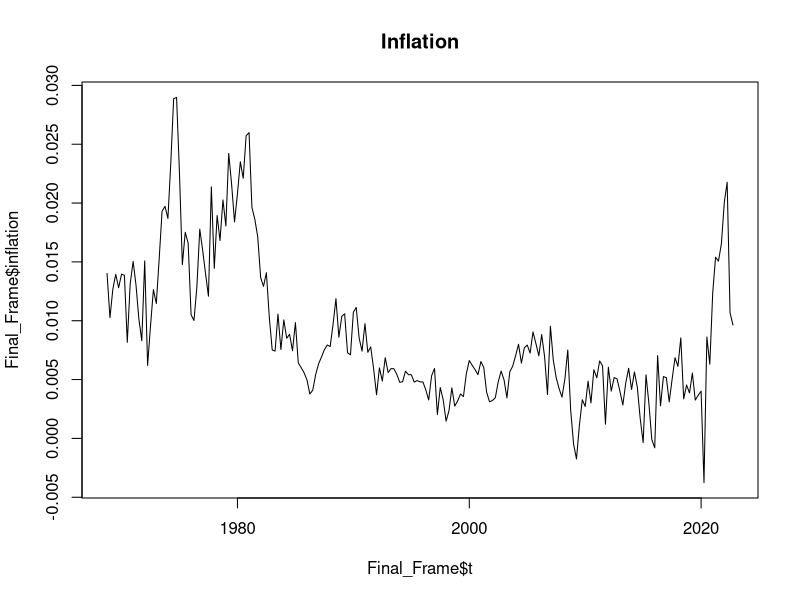
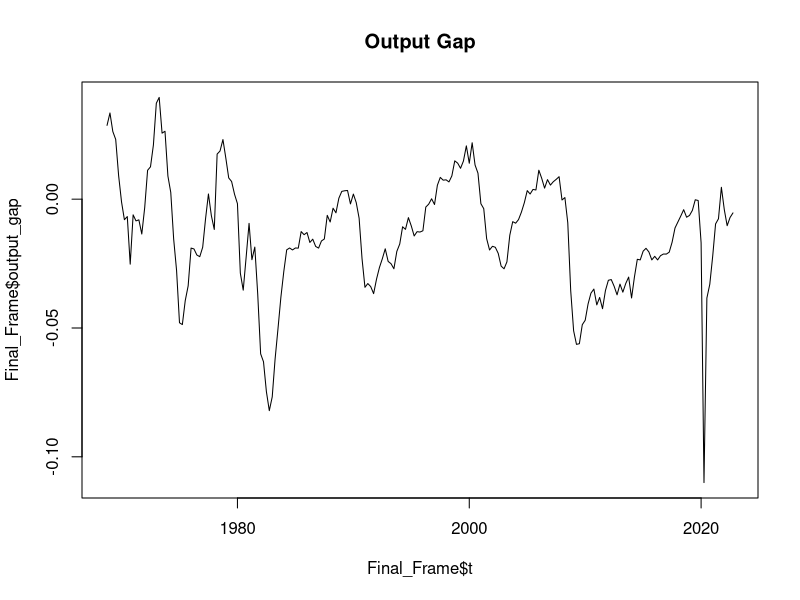

R code for these plots, in order:
## ---- chunk 1
knitr::opts_chunk$set(echo = TRUE)
knitr::opts_chunk$set(warning = FALSE, message = FALSE) 
library(readxl) # Read Excel file (duh)
library(zoo) # for as.quarter
library(MASS)# for multivariate normal dist.

# library(tidyverse) # read_csv
## ---- chunk 2

E_P = read_excel("E_PGDP.xlsx");
E_P$DATE <- as.Date(as.yearqtr(paste0(E_P$YEAR, "-", E_P$QUARTER)))
E_P = transform(E_P, PGDP6 = as.numeric(PGDP6))
#head(subset(E_P, select = c(DATE, PGDP1, PGDP2, PGDP3, PGDP4, PGDP5, PGDP6)))
Y=nrow(E_P)
## ---- chunk 3
inflation  = log(E_P$PGDP2) -log(E_P$PGDP1)
## ---- chunk 4
pi_plus1  = log(E_P$PGDP3) -log(E_P$PGDP2)
## ---- chunk 5
pi_plus2 = log(E_P$PGDP4) -log(E_P$PGDP3)
## ---- chunk 6
pi_plus3  = log(E_P$PGDP5) -log(E_P$PGDP4)
## ---- chunk 7
pi_plus4 = log(E_P$PGDP6) -log(E_P$PGDP5)
## ---- chunk 8
expectations_inflation= data.frame(
t = E_P$DATE,
expectations_inflation_less1 = c(NA,inflation)[1:Y],
expectations_inflation_less2 = c(NA,NA,pi_plus1)[1:Y],
expectations_inflation_less3 = c(NA,NA,NA,pi_plus2)[1:Y],
expectations_inflation_less4 = c(NA,NA,NA,NA,pi_plus3)[1:Y],
expectations_inflation_less5 = c(NA,NA,NA,NA,NA,pi_plus4)[1:Y]
)
head(expectations_inflation,6)
## ---- chunk 9

E_RGDP = read_excel("Median_RGDP_Level.xlsx");
E_RGDP$DATE <- as.Date(as.yearqtr(paste0(E_RGDP$YEAR, "-", E_RGDP$QUARTER)))
E_RGDP = transform(E_RGDP, RGDP6 = as.numeric(RGDP6))

#head(subset(E_RGDP, select = c(DATE, RGDP1, RGDP2, RGDP3, RGDP4, RGDP5, RGDP6)))
Y=nrow(E_RGDP)
## ---- chunk 10
delta_y  = log(E_RGDP$RGDP2) -log(E_RGDP$RGDP1)
## ---- chunk 11
delta_y_plus1  = log(E_RGDP$RGDP3) -log(E_RGDP$RGDP2)
## ---- chunk 12
delta_y_plus2 = log(E_RGDP$RGDP4) -log(E_RGDP$RGDP3)
## ---- chunk 13
delta_y_plus3  = log(E_RGDP$RGDP5) -log(E_RGDP$RGDP4)
## ---- chunk 14
delta_y_plus4 = log(E_RGDP$RGDP6) -log(E_RGDP$RGDP5)
## ---- chunk 15
expectations_change_output= data.frame(
t = E_RGDP$DATE,
expectations_change_output_less1 = c(NA,delta_y)[1:Y],
expectations_change_output_less2 = c(NA,NA,delta_y_plus1)[1:Y],
expectations_change_output_less3 = c(NA,NA,NA,delta_y_plus2)[1:Y],
expectations_change_output_less4 = c(NA,NA,NA,NA,delta_y_plus3)[1:Y],
expectations_change_output_less5 = c(NA,NA,NA,NA,NA,delta_y_plus4)[1:Y]
)
head(expectations_change_output,6)
## ---- chunk 16
PRGDP = read_excel("PRGDP.xls");
PRGDP$DATE <- as.Date(as.yearqtr(PRGDP$observation_date))
#head(subset(PRGDP, select = c(DATE, GDPPOT)))
Y = nrow(PRGDP)
## ---- chunk 17
log_P = log(PRGDP$GDPPOT)
delta_PRGDP= data.frame(
DATE = PRGDP$DATE,
delta_PRGDP = c(NA, diff(log_P,1))
)
#head(delta_PRGDP)
## ---- chunk 18
RGDP = read_excel("RGDP.xls")
#head(RGDP)
RGDP$DATE <- as.Date(as.yearqtr(RGDP$observation_date))
#head(subset(RGDP, select = c(DATE, GDPC1 )))
Y = nrow(RGDP)

## ---- chunk 19

new_frame  <- merge(RGDP,PRGDP,by=c("DATE"))
new_frame$Output_Gap = log(new_frame$GDPC1)-log(new_frame$GDPPOT)
Output_Gap = data.frame(
  DATE = new_frame$DATE,
  Gap = new_frame$Output_Gap
)
#head(Output_Gap)
## ---- chunk 20
GDPDEF=read_excel("GDPDEF.xls");
GDPDEF$DATE <- as.Date(as.yearqtr(GDPDEF$observation_date))
GDPDEF$log_GDPDEF=log(GDPDEF$GDPDEF)
GDPDEF$inflation = c(NA, diff(GDPDEF$log_GDPDEF, lag = 1))
#head(GDPDEF)
## ---- chunk 21
temporary_frame  <- merge(GDPDEF,Output_Gap,by=c("DATE"))
temporary_frame  <- merge(temporary_frame,delta_PRGDP,by=c("DATE"))

realized_variables= data.frame(
  t = temporary_frame$DATE,
  inflation = temporary_frame$inflation,
  delta_natural_output = temporary_frame$delta_PRGDP,
  output_gap = temporary_frame$Gap)

head(realized_variables, 6)
## ---- chunk 22
      lagpad <- function(x, k) {
        if (k>0) {
          return (c(rep(NA, k), x)[1 : length(x)] );
        }
        else {
          return (c(x[(-k+1) : length(x)], rep(NA, -k)));
        }
      }
        
  

  Z1= data.frame(
  t = realized_variables$t,
  constant = matrix(1,nrow(realized_variables),1),
  Output_Gap_lag1 = lagpad(realized_variables$output_gap,1),
  Output_Gap_lag2 = lagpad(realized_variables$output_gap,2),
  Output_Gap_lag3 = lagpad(realized_variables$output_gap,3))
  
  Z2 = data.frame(
    t = expectations_inflation$t,
    inflation_instrument = lagpad(expectations_inflation$expectations_inflation_less2,-1)  
    )
  
  Z  <- merge(Z1,Z2,by=c("t"))
  head(Z,6)

## ---- chunk 23
Final_Frame  <- merge(realized_variables,expectations_change_output,by=c("t"))
Final_Frame  <- merge(Final_Frame,expectations_inflation,by=c("t"))
Final_Frame  <- merge(Final_Frame,Z,by=c("t"))

MyData= Final_Frame[complete.cases(Final_Frame), ] # Removes NA
head(MyData, 6)

plot(Final_Frame$t,Final_Frame$inflation, main = "Inflation", type = "l")
plot(Final_Frame$t,Final_Frame$output_gap, main = "Output Gap", type = "l")


save(MyData,file="MyData.Rda") 
